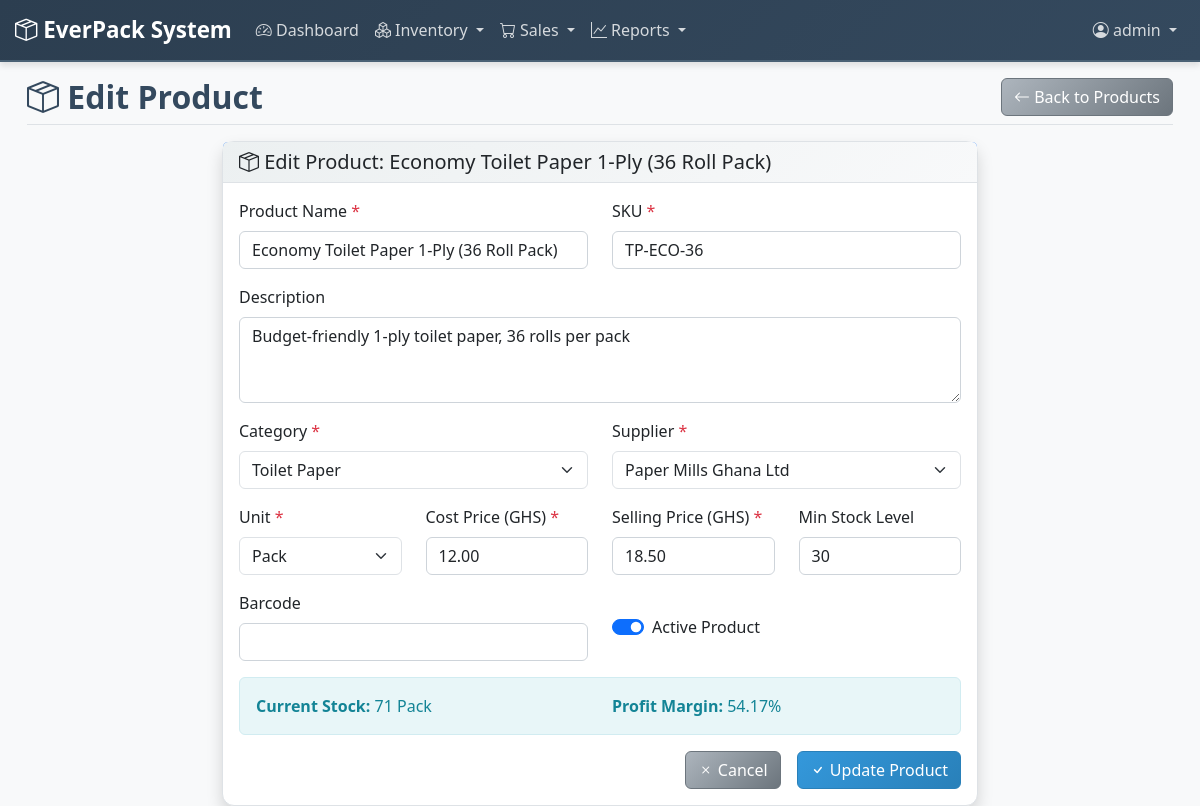
Screenshot of /inventory/products/8/edit/ (signed in) with the database file from the repository.
### inventory/models.py (models this page shows, shortened)
class Product(models.Model):
    UNIT_CHOICES = [
        ('PACK', 'Pack'),
        ('CARTON', 'Carton'),
        ('PIECE', 'Piece'),
        ('ROLL', 'Roll'),
    ]
    name = models.CharField(max_length=200)
    description = models.TextField(blank=True)
    category = models.ForeignKey(Category, on_delete=models.CASCADE, related_name='products')
    sku = models.CharField(max_length=50, unique=True, help_text="Stock Keeping Unit")
    barcode = models.CharField(max_length=100, blank=True, null=True)
    unit = models.CharField(max_length=10, choices=UNIT_CHOICES, default='PACK')
    cost_price = models.DecimalField(max_digits=10, decimal_places=2)
    selling_price = models.DecimalField(max_digits=10, decimal_places=2)
    minimum_stock_level = models.PositiveIntegerField(default=10)
    supplier = models.ForeignKey(Supplier, on_delete=models.CASCADE, related_name='products')
    created_at = models.DateTimeField(auto_now_add=True)
    updated_at = models.DateTimeField(auto_now=True)
    is_active = models.BooleanField(default=True)
    @property
    def current_stock(self):
        stock_in = self.stock_movements.filter(movement_type='IN').aggregate(
            total=models.Sum('quantity'))['total'] or 0
        stock_out = self.stock_movements.filter(movement_type='OUT').aggregate(
            total=models.Sum('quantity'))['total'] or 0
        return stock_in - stock_out
    @property
    def is_low_stock(self):
        return self.current_stock <= self.minimum_stock_level
    @property
    def profit_margin(self):
        if self.cost_price > 0:
            return ((self.selling_price - self.cost_price) / self.cost_price) * 100
        return 0
    class Meta:
        ordering = ['name']

### inventory/views.py (the view, shortened to what this page needs)
# urls.py: path('products/<int:pk>/edit/', views.ProductUpdateView.as_view(), name='product_edit'),
class ProductUpdateView(LoginRequiredMixin, UpdateView):
    model = Product
    template_name = 'inventory/product_form.html'
    fields = ['name', 'description', 'category', 'sku', 'barcode', 'unit', 'cost_price', 'selling_price', 'minimum_stock_level', 'supplier', 'is_active']

### templates/inventory/product_form.html (shortened to what this page needs)
{% extends 'base.html' %}
{% block page_title %}
    <i class="bi bi-box-seam"></i> {% if object %}Edit Product{% else %}Add New Product{% endif %}
{% endblock %}
{% block page_actions %}
    <a href="{% url 'inventory:product_list' %}" class="btn btn-secondary">
        <i class="bi bi-arrow-left"></i> Back to Products
    </a>
{% endblock %}
{% block content %}
<div class="row justify-content-center">
    <div class="col-lg-8">
        <div class="card shadow">
            <div class="card-header bg-primary">
                <h5 class="mb-0">
                    <i class="bi bi-box-seam"></i>
                    {% if object %}Edit Product: {{ object.name }}{% else %}Product Information{% endif %}
                </h5>
            </div>
            <div class="card-body">
                <form method="post" class="needs-validation" novalidate>
                    <div class="row">
                        <div class="col-md-6">
                            <div class="mb-3">
                                <label for="id_name" class="form-label">Product Name <span class="text-danger">*</span></label>
                                <input type="text" class="form-control" id="id_name" name="name"
                                       value="{{ form.name.value|default_if_none:'' }}" required maxlength="200">
                            </div>
                        </div>
                        <div class="col-md-6">
                            <div class="mb-3">
                                <label for="id_sku" class="form-label">SKU <span class="text-danger">*</span></label>
                                <input type="text" class="form-control" id="id_sku" name="sku"
                                       value="{{ form.sku.value|default_if_none:'' }}" required maxlength="50"
                                       placeholder="e.g., TP-PREM-24">
                            </div>
                        </div>
                    </div>
                    <div class="mb-3">
                        <label for="id_description" class="form-label">Description</label>
                        <textarea class="form-control" id="id_description" name="description" rows="3"
                                  placeholder="Product description...">{{ form.description.value|default_if_none:'' }}</textarea>
                    </div>
                    <div class="row">
                        <div class="col-md-6">
                            <div class="mb-3">
                                <label for="id_category" class="form-label">Category <span class="text-danger">*</span></label>
                                <select class="form-select" id="id_category" name="category" required>
                                    {% for category in form.category.field.queryset %}
                                        <option value="{{ category.pk }}"
                                                {% if form.category.value %}
                                                    {% if category.pk == form.category.value or category.pk|stringformat:"s" == form.category.value|stringformat:"s" %}selected{% endif %}
                                                {% endif %}>
                                            {{ category.name }}
                                        </option>
                                    {% endfor %}
                                </select>
                            </div>
                        </div>
                        <div class="col-md-6">
                            <div class="mb-3">
                                <label for="id_supplier" class="form-label">Supplier <span class="text-danger">*</span></label>
                                <select class="form-select" id="id_supplier" name="supplier" required>
                                    {% for supplier in form.supplier.field.queryset %}
                                        <option value="{{ supplier.pk }}"
                                                {% if form.supplier.value %}
                                                    {% if supplier.pk == form.supplier.value or supplier.pk|stringformat:"s" == form.supplier.value|stringformat:"s" %}selected{% endif %}
                                                {% endif %}>
                                            {{ supplier.name }}
                                        </option>
                                    {% endfor %}
                                </select>
                            </div>
                        </div>
                    </div>
                    <div class="row">
                        <div class="col-md-3">
                            <div class="mb-3">
                                <label for="id_unit" class="form-label">Unit <span class="text-danger">*</span></label>
                                <select class="form-select" id="id_unit" name="unit" required>
                                    {% for value, label in form.unit.field.choices %}
                                        <option value="{{ value }}"
                                                {% if form.unit.value == value %}selected{% endif %}>
                                            {{ label }}
                                        </option>
                                    {% endfor %}
                                </select>
                            </div>
                        </div>
                        <div class="col-md-3">
                            <div class="mb-3">
                                <label for="id_cost_price" class="form-label">Cost Price (GHS) <span class="text-danger">*</span></label>
                                <input type="number" class="form-control" id="id_cost_price" name="cost_price"
                                       value="{{ form.cost_price.value|default_if_none:'' }}" required step="0.01" min="0">
                            </div>
                        </div>
                        <div class="col-md-3">
                            <div class="mb-3">
                                <label for="id_selling_price" class="form-label">Selling Price (GHS) <span class="text-danger">*</span></label>
                                <input type="number" class="form-control" id="id_selling_price" name="selling_price"
                                       value="{{ form.selling_price.value|default_if_none:'' }}" required step="0.01" min="0">
                            </div>
                        </div>
                        <div class="col-md-3">
                            <div class="mb-3">
                                <label for="id_minimum_stock_level" class="form-label">Min Stock Level</label>
                                <input type="number" class="form-control" id="id_minimum_stock_level" name="minimum_stock_level"
                                       value="{{ form.minimum_stock_level.value|default_if_none:'10' }}" min="0">
                            </div>
                        </div>
                    </div>
                    <div class="row">
                        <div class="col-md-6">
                            <div class="mb-3">
                                <label for="id_barcode" class="form-label">Barcode</label>
                                <input type="text" class="form-control" id="id_barcode" name="barcode"
                                       value="{{ form.barcode.value|default_if_none:'' }}" maxlength="100">
                            </div>
                        </div>
                        <div class="col-md-6">
                            <div class="mb-3">
                                <div class="form-check form-switch mt-4">
                                    <input class="form-check-input" type="checkbox" id="id_is_active" name="is_active"
                                           {% if form.is_active.value %}checked{% endif %}>
                                    <label class="form-check-label" for="id_is_active">
                                        Active Product
                                    </label>
                                </div>
                            </div>
                        </div>
                    </div>
                    {% if object %}
                    <div class="row">
                        <div class="col-md-12">
                            <div class="alert alert-info">
                                <div class="row">
                                    <div class="col-sm-6">
                                        <strong>Current Stock:</strong> {{ object.current_stock }} {{ object.get_unit_display }}
                                    </div>
                                    <div class="col-sm-6">
                                        <strong>Profit Margin:</strong> {{ object.profit_margin|floatformat:2 }}%
                                    </div>
                                </div>
                            </div>
                        </div>
                    </div>
                    {% endif %}
                    <div class="d-grid gap-2 d-md-flex justify-content-md-end">
                        <a href="{% url 'inventory:product_list' %}" class="btn btn-secondary me-md-2">
                            <i class="bi bi-x"></i> Cancel
                        </a>
                        <button type="submit" class="btn btn-primary">
                            <i class="bi bi-check"></i> {% if object %}Update Product{% else %}Create Product{% endif %}
                        </button>
                    </div>
                </form>
            </div>
        </div>
    </div>
</div>
{% endblock %}

### templates/base.html (shortened to what this page needs)
{% load role_tags %}
<!DOCTYPE html>
<html lang="en">
<head>
    <link href="https://cdn.jsdelivr.net/npm/bootstrap@5.3.0/dist/css/bootstrap.min.css" rel="stylesheet">
    <link rel="stylesheet" href="https://cdn.jsdelivr.net/npm/bootstrap-icons@1.10.0/font/bootstrap-icons.css">
</head>
<body>
    <nav class="navbar navbar-expand-lg navbar-dark bg-success">
        <div class="container-fluid">
            <a class="navbar-brand" href="{% url 'dashboard:home' %}">
                <i class="bi bi-box-seam"></i> EverPack System
            </a>
            <div class="collapse navbar-collapse" id="navbarNav">
                <ul class="navbar-nav me-auto">
                    {% can_access_app user 'dashboard' as can_dashboard %}
                    {% if can_dashboard %}
                    <li class="nav-item">
                        <a class="nav-link" href="{% url 'dashboard:home' %}">
                            <i class="bi bi-speedometer2"></i> Dashboard
                        </a>
                    </li>
                    {% endif %}
                    {% can_access_app user 'inventory' as can_inventory %}
                    {% if can_inventory %}
                    <li class="nav-item dropdown">
                        <a class="nav-link dropdown-toggle" href="#" id="inventoryDropdown" role="button" data-bs-toggle="dropdown">
                            <i class="bi bi-boxes"></i> Inventory
                        </a>
                            {% can_perform_action user 'delete' as can_manage_stock %}
                    </li>
                    {% endif %}
                    {% can_access_app user 'sales' as can_sales %}
                    {% if can_sales %}
                    <li class="nav-item dropdown">
                        <a class="nav-link dropdown-toggle" href="#" id="salesDropdown" role="button" data-bs-toggle="dropdown">
                            <i class="bi bi-cart"></i> Sales
                        </a>
                    </li>
                    {% endif %}
                    {% can_access_app user 'reports' as can_reports %}
                    {% if can_reports %}
                    <li class="nav-item dropdown">
                        <a class="nav-link dropdown-toggle" href="#" id="reportsDropdown" role="button" data-bs-toggle="dropdown">
                            <i class="bi bi-graph-up"></i> Reports
                        </a>
                    </li>
                    {% endif %}
                </ul>
                {% if user.is_authenticated %}
                <ul class="navbar-nav">
                    <li class="nav-item dropdown">
                        <a class="nav-link dropdown-toggle" href="#" id="userDropdown" role="button" data-bs-toggle="dropdown" aria-expanded="false">
                            <i class="bi bi-person-circle"></i> {{ user.get_full_name|default:user.username }}
                        </a>
                    </li>
                </ul>
                {% else %}
                <ul class="navbar-nav">
                    <li class="nav-item">
                        <a class="nav-link" href="{% url 'accounts:login' %}">Login</a>
                    </li>
                </ul>
                {% endif %}
            </div>
        </div>
    </nav>
    <div class="container-fluid">
        <div class="row">
            <main class="col-md-12 ms-sm-auto px-md-4">
                <div class="d-flex justify-content-between flex-wrap flex-md-nowrap align-items-start pt-3 pb-2 mb-3 border-bottom">
                    <h1 class="h2 mb-2 mb-md-0">{% block page_title %}Page Title{% endblock %}</h1>
                    <div class="page-actions">
                        {% block page_actions %}{% endblock %}
                    </div>
                </div>
                {% block content %}{% endblock %}
            </main>
        </div>
    </div>
</body>
</html>

### rows the page displays
Product: name "Economy Toilet Paper 1-Ply (36 Roll Pack)", sku "TP-ECO-36", description "Budget-friendly 1-ply toilet paper, 36 rolls per pack", unit "Pack", cost_price "12.00", selling_price "18.50", current_stock "71", profit_margin "54.17"

### other values shown
{{ user.get_full_name|default:user.username }} "admin"
form field category "Toilet Paper"
form field supplier "Paper Mills Ghana Ltd"
